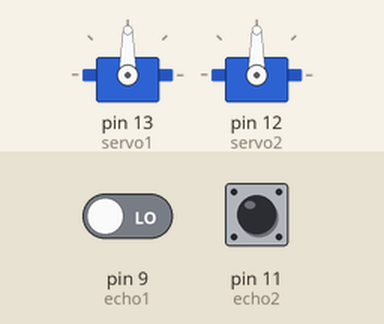
Simulated run of this sketch. Board: Arduino Uno, built with avr-gcc and run on an emulated ATmega328P. On the bench: 2 × servo. The test bench sets the inputs (shaded band); at power-on: pin 11 (echo2) LOW, pin 9 (echo1) LOW.

Above: at 0.1 s.
At 1.2 s:
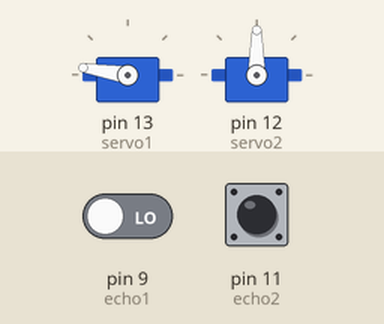
1.3 s: pin 11 (echo2) pulsed HIGH 5 times (0.12 s each, 0.3 s apart)
At 4.7 s:
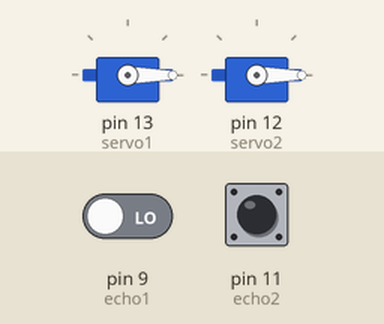
Timing chart, 0 to 13.6 s (numbered marks = the images above; inputs shaded):
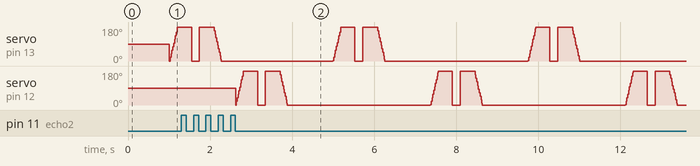

The sketch:

WORKING_MultiServoXSensor.ino
```cpp
#include<Servo.h>

//sensor 1
int trig1=8;
int echo1=9;
int dt1=10;

//sensor 2
int trig2=10;
int echo2=11;
int dt2=10;

Servo servo1;
Servo servo2;
Servo servo3;
Servo servo4;
Servo servo5;
Servo servo6;

//int distance,duration;
void setup() {
  // put your setup code here, to run once:
 pinMode(13, OUTPUT);
//motor 1
pinMode(trig1,OUTPUT);
pinMode(echo1,INPUT);
Serial.begin(9600);
servo1.attach(13);

//motor 2
pinMode(trig2,OUTPUT);
pinMode(echo2,INPUT);
Serial.begin(9600);
servo2.attach(12);
}

void loop() {

// sensor1
if (calc_dis1()<10)
{
  digitalWrite(13, HIGH);
  for (int i=0;i<=540;i++)
  {
    servo1.write(i);
    delay(1);
  }
  delay(100);
  for (int i=540;i>=0;i--)
  {
    servo1.write(i);
    delay(1);
  }
  delay(100);
}

// sensor2
if (calc_dis2()<10)
{
  digitalWrite(13, LOW);
  for (int j=0;j<=540;j++)
  {
    servo2.write(j);
    delay(1);
  }
  delay(100);
  for (int j=540;j>=0;j--)
  {
    servo2.write(j);
    delay(1);
  }
  delay(100);
}
}

//This code is written to calculate the DISTANCE using ULTRASONIC SENSOR

// sensor1
int calc_dis1()
{
  int duration1,distance1;
  digitalWrite(trig1,HIGH);
  delay(dt1);
  digitalWrite(trig1,LOW);
  duration1=pulseIn(echo1,HIGH);
  distance1 = (duration1/2) / 29.1;
  return distance1;
}

// sensor2
int calc_dis2()
{
  int duration2,distance2;
  digitalWrite(trig2,HIGH);
  delay(dt2);
  digitalWrite(trig2,LOW);
  duration2=pulseIn(echo2,HIGH);
  distance2 = (duration2/2) / 29.1;
  return distance2;
}
```
